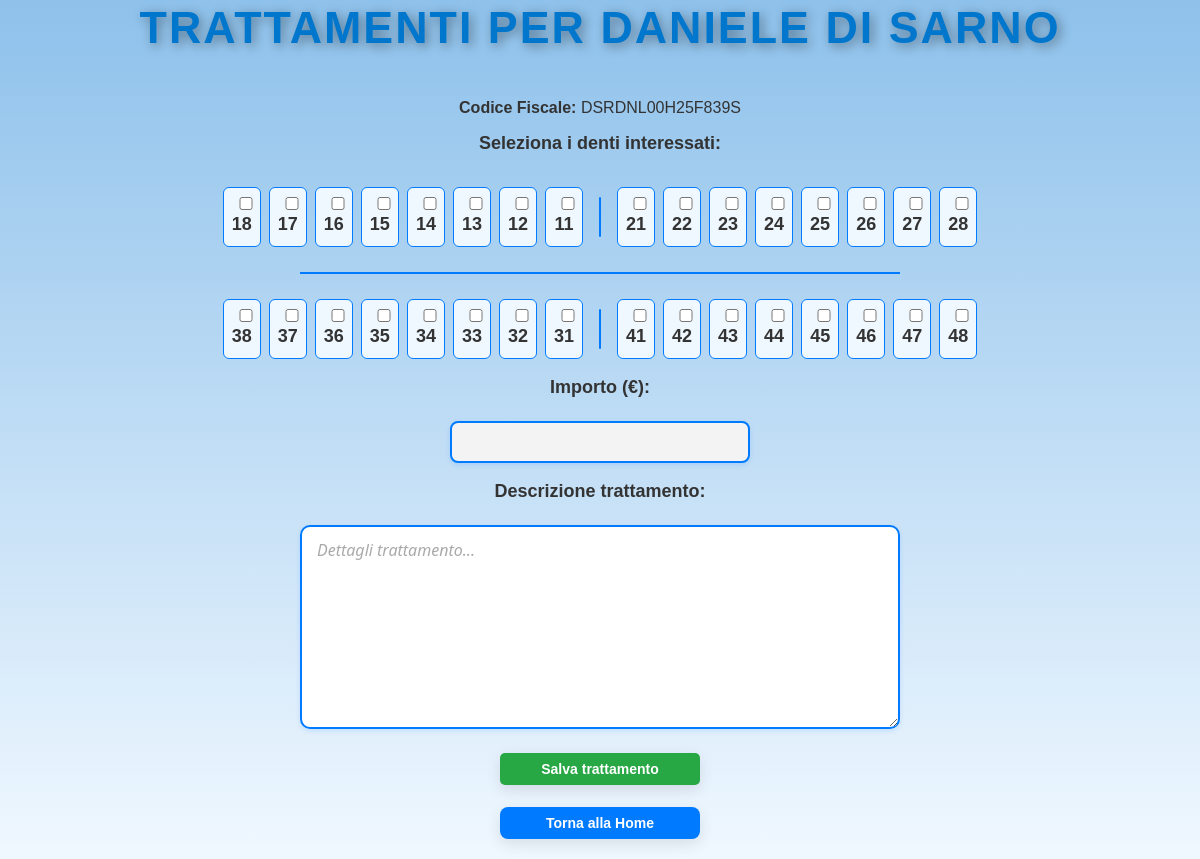
/paziente/1/trattamenti, run on the app's committed database.
### app.py (models this page shows, shortened)
class Paziente(db.Model):
    id = db.Column(db.Integer, primary_key=True)
    nome = db.Column(db.String(100), nullable=False)
    cognome = db.Column(db.String(100), nullable=False)
    codice_fiscale = db.Column(db.String(16), nullable=False, unique=True)
    data_nascita = db.Column(db.String(10), nullable=False)

### app.py (the view, shortened to what this page needs)
@app.route('/paziente/<int:paziente_id>/trattamenti', methods=['GET', 'POST'])
def dettagli_trattamento_paziente(paziente_id):
    paziente = Paziente.query.get(paziente_id)
    if not paziente:
        flash("Paziente non trovato", "error")
        return redirect(url_for('aggiungi_trattamento'))
    trattamenti = get_trattamenti({
        'nome': paziente.nome,
        'cognome': paziente.cognome,
        'codice_fiscale': paziente.codice_fiscale,
        'data_nascita': paziente.data_nascita
    })
    return render_template('dettagli_trattamento_paziente.html', paziente=paziente, trattamenti=trattamenti)

### app.py (called while the page is built, shortened)
def get_trattamenti(paziente):
    trattamenti = []
    if isinstance(paziente, dict):
        paziente_id = paziente.get('id')
        nome = paziente.get('nome')
        cognome = paziente.get('cognome')
    else:
        paziente_id = paziente.id
        nome = paziente.nome
        cognome = paziente.cognome
    if not paziente_id or not nome or not cognome:
        print("Errore: ID, nome o cognome mancante per il paziente.")
        return trattamenti

### templates/dettagli_trattamento_paziente.html (shortened to what this page needs)
<!DOCTYPE html>
<html lang="it">
<head>
    <link rel="stylesheet" href="{{ url_for('static', filename='style.css') }}">
</head>
<body>
    <h1>Trattamenti per {{ paziente.nome }} {{ paziente.cognome }}</h1>
    <p><strong>Codice Fiscale:</strong> {{ paziente.codice_fiscale }}</p>
    <form method="POST">
    <label><strong>Seleziona i denti interessati:</strong></label><br>
    <div class="griglia-denti-totale">
        <div class="riga-denti">
            {% for dente in [18,17,16,15,14,13,12,11] %}
                <div class="dente-box">
                    <input type="checkbox" id="dente_{{ dente }}" name="denti_interessati" value="{{ dente }}">
                    <label for="dente_{{ dente }}">{{ dente }}</label>
                </div>
            {% endfor %}
            <div class="separatore-verticale"></div>
            {% for dente in [21,22,23,24,25,26,27,28] %}
                <div class="dente-box">
                    <input type="checkbox" id="dente_{{ dente }}" name="denti_interessati" value="{{ dente }}">
                    <label for="dente_{{ dente }}">{{ dente }}</label>
                </div>
            {% endfor %}
        </div>
        <hr class="linea-orizzontale">
        <div class="riga-denti">
            {% for dente in [38,37,36,35,34,33,32,31] %}
                <div class="dente-box">
                    <input type="checkbox" id="dente_{{ dente }}" name="denti_interessati" value="{{ dente }}">
                    <label for="dente_{{ dente }}">{{ dente }}</label>
                </div>
            {% endfor %}
            <div class="separatore-verticale"></div>
            {% for dente in [41,42,43,44,45,46,47,48] %}
                <div class="dente-box">
                    <input type="checkbox" id="dente_{{ dente }}" name="denti_interessati" value="{{ dente }}">
                    <label for="dente_{{ dente }}">{{ dente }}</label>
                </div>
            {% endfor %}
        </div>
    </div><br>
    <label for="importo">Importo (€):</label><br>
    <input type="number" step="0.01" id="importo" name="importo" required><br><br>
    <label for="descrizione">Descrizione trattamento:</label><br>
    <textarea id="descrizione" name="descrizione" rows="8" cols="60" placeholder="Dettagli trattamento..."></textarea>
    <div style="display: flex; flex-direction: column; align-items: center; gap: 2px;">
    <button type="submit" style="background-color: #28a745; color: white; padding: 8px 16px; font-size: 14px; border: none; border-radius: 5px; margin-top: 20px;">
        Salva trattamento
    </button>
    </form>
    <form action="{{ url_for('home') }}" method="get">
        <button type="submit" class="submit-btn" id="torna-home" style="padding: 8px 16px; font-size: 14px;">
            Torna alla Home
        </button>
    </form>
</body>
</html>

### static/style.css (style rules this page uses)
body { font-family: 'Arial', sans-serif; background: linear-gradient(180deg, #a8c7e1, #f0f8ff); background-size: 100% 100%; animation: gradientBackground 15s ease infinite; color: #333; text-align: center; margin: 0; padding: 0; display: flex; justify-content: center; align-items: center; height: 100vh; min-height: 100vh; margin: 0; padding: 0; box-sizing: border-box; background: linear-gradient(180deg, #8ec1eb, #f0f8ff); background-size: 100% 100%; animation: gradientBackground 15s ease infinite; background-attachment: fixed; }
*, *:before, *:after { box-sizing: inherit; }
h1 { color: #003366; font-size: 2.8rem; font-weight: bold; margin-bottom: 30px; letter-spacing: 2px; text-transform: uppercase; text-shadow: 3px 3px 12px rgba(0, 0, 0, 0.4); }
button { background-color: #3399ff; color: white; padding: 15px 30px; font-size: 22px; font-weight: bold; border: none; border-radius: 12px; cursor: pointer; box-shadow: 0px 5px 15px rgba(0, 0, 0, 0.1); transition: all 0.3s ease-in-out; min-width: 200px; text-align: center; }
body { animation: fadeIn 1s ease-out; }
label { font-size: 18px; color: #003366; font-weight: bold; display: block; margin-bottom: 5px; text-align: center; width: 100%; }
h1 { margin-bottom: 30px; }
label { display: block; font-weight: bold; margin-bottom: 5px; color: #333; }
input, select { width: 100%; padding: 10px; font-size: 16px; border: 1px solid #ccc; border-radius: 4px; box-sizing: border-box; background-color: #f3f3f3; transition: border-color 0.3s ease; }
button.submit-btn { background-color: #007BFF; color: white; border: none; border-radius: 8px; padding: 10px 20px; font-size: 16px; cursor: pointer; display: block; margin: 20px auto; width: 200px; text-align: center; }
body { font-family: Arial, sans-serif; background-color: #f0f8ff; padding: 20px; display: flex; flex-direction: column; align-items: center; }
h1 { color: #0077cc; text-align: center; }
#torna-home { background-color: #007BFF; color: white; border: none; border-radius: 8px; padding: 10px 20px; font-size: 16px; cursor: pointer; display: block; margin: 20px auto; width: 200px; text-align: center; }
.griglia-denti-totale { display: flex; flex-direction: column; align-items: center; gap: 15px; margin-top: 10px; }
.riga-denti { display: flex; align-items: center; justify-content: center; gap: 8px; flex-wrap: nowrap; }
.dente-box { background-color: #f0f8ff; border: 1px solid #007bff; border-radius: 6px; padding: 6px 8px; text-align: center; font-size: 13px; transition: background-color 0.2s; }
.dente-box input { margin-bottom: 4px; }
.separatore-verticale { width: 2px; height: 40px; background-color: #007bff; margin: 0 8px; border-radius: 2px; }
.linea-orizzontale { width: 100%; max-width: 600px; border: none; border-top: 2px solid #007bff; margin: 10px 0; }
input[type="number"] { width: 100%; max-width: 300px; padding: 10px 12px; font-size: 16px; border: 2px solid #007bff; border-radius: 8px; box-shadow: 0 2px 5px rgba(0,123,255,0.15); transition: border-color 0.3s ease, box-shadow 0.3s ease; outline: none; }
input[type="number"]::placeholder { color: #a9a9a9; font-style: italic; }
textarea { width: 100%; max-width: 600px; padding: 12px 15px; font-size: 16px; border: 2px solid #007bff; border-radius: 10px; box-shadow: 0 2px 5px rgba(0,123,255,0.15); resize: vertical; transition: border-color 0.3s ease, box-shadow 0.3s ease; outline: none; font-family: 'Segoe UI', Tahoma, Geneva, Verdana, sans-serif; }
textarea::placeholder { color: #a9a9a9; font-style: italic; }
.submit-btn { display: inline-block; padding: 10px 20px; background-color: #007bff; color: white; text-decoration: none; border: none; border-radius: 5px; cursor: pointer; font-size: 16px; text-align: center; transition: background-color 0.3s ease; margin-top: 20px; }

### data on the page
Paziente: nome "DANIELE", cognome "DI SARNO", codice_fiscale "DSRDNL00H25F839S"

### other printed values
{{ dente }} "18" "17" "16" "15" "14" "13" "12" "11"
{{ dente }} "21" "22" "23" "24" "25" "26" "27" "28"
{{ dente }} "38" "37" "36" "35" "34" "33" "32" "31"
{{ dente }} "41" "42" "43" "44" "45" "46" "47" "48"
